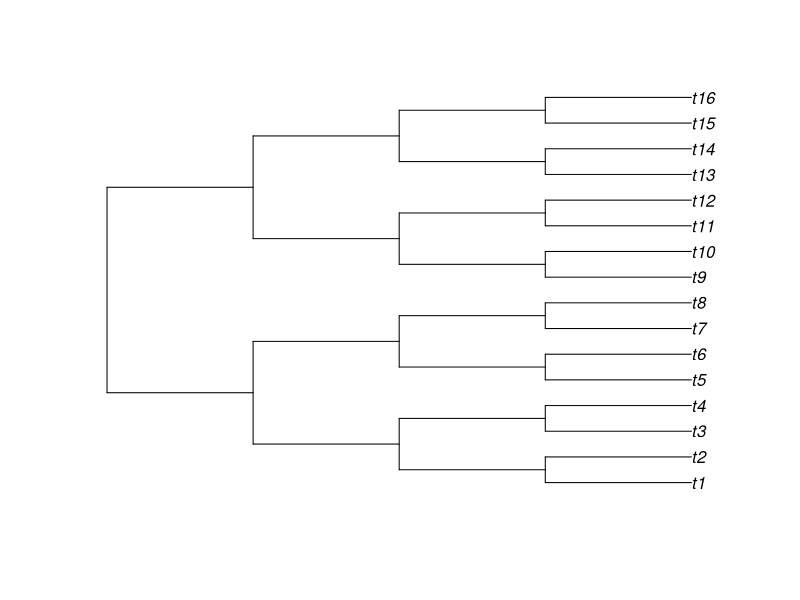

Recreate this plot in R. (Note: this script raises an error after producing the figure.)
library(phytools)
library(phangorn)
library(nlme)
library(ggplot2)
library(gridExtra)

# explores the power of various comparative approaches to find correlations under some awkward conditions
# (i) the variables x and y are not well-behaved: x is binary and y discrete, and the rate of decrease of y depends on x
# (ii) x is not observed perfectly: p01 is the probability of seeing a 1 when x=0 and p10 the probability of seeing a 0 when x=1
#      [note for things like parasitism I think p01=0]
# x starts at 0 and has some probability of irreversibly changing to 1 at each step on the tree
# model.correlated determines whether y does depend on x or not; 10 samples are run for each case
# other variables are tree size and average number of x transitions

# initialise results frame and experiment counter
pvals = obs.stats = data.frame()
expt = 0

# loop over tree sizes
for(tree.size in 2**c(4, 5, 6)) {
  # create balanced tree with 2^n nodes
  my.tree = stree(tree.size, "balanced")
  my.tree$node.label = as.character(1:my.tree$Nnode)
  tree.labels = c(my.tree$tip.label, my.tree$node.label)
  my.tree$edge.length = rep(1, nrow(my.tree$edge))
  plot(my.tree)

  for(mean.events in c(2, 4, 8)) {              # average number of predictor 0->1 transitions
    for(model.correlated in c(0,5,10,20)) {     # strength of predictor-response effect
      for(p01 in c(0)) {                        # false positive observation rate (0 for us)
        for(p10 in c(0,0.1,0.25,0.5)) {         # false negative observation rate
          cat(paste(c(tree.size, mean.events, model.correlated, p01, p10, "\n"), collapse=" "))
          for(this.expt in 1:20) {
            expt = expt+1
            # get root reference, and add it to a "to-do" list for simulating traits
            my.root = getRoot(my.tree)
            to.do = c(my.root)
            # initialise state list
            df = data.frame(ref=my.root, label=tree.labels[my.root], x=0, y=100)
            # while we still have vertices to simulate
            while(length(to.do) > 0) {
              # initialise a new to-do list for next iteration
              new.to.do = c()
              # loop through current to-do list
              for(i in to.do) {
                # get state of this vertex
                x = df$x[df$ref == i]
                y = df$y[df$ref == i]
                # loop over its children
                for(j in Children(my.tree, i)) {
                  # switch x state with some probability
                  if(runif(1) < mean.events/tree.size | x == 1) { new.x = 1 } else { new.x = 0 }
                  
                  # reduce y state by an x-dependent amount
                  if(new.x == 1) { dy = round(runif(1, min=-5-model.correlated, max=-model.correlated)) } 
                  else { dy = round(runif(1, min=-5, max=0)) } 
                  new.y = y + dy
                
                  # add this child to to state list, and to next iteration's to-do
                  df = rbind(df, data.frame(ref=j, label=tree.labels[j], x=new.x, y=new.y))
                  new.to.do = c(new.to.do, j)
                }
              }
              # update to-do list
              to.do = new.to.do
            }

            # let's use obs.x to model our understanding of the predictor variable
            # this imposes false-positive and false-negative observation probabilities
            df$obs.x = df$x
            obs.0 = which(df$obs.x == 0)
            obs.1 = which(df$obs.x == 1)
            obs.01 = sample(obs.0, p01*length(obs.0))
            obs.10 = sample(obs.1, p10*length(obs.1))
            df$obs.x[obs.01] = 1
            df$obs.x[obs.10] = 0

            # pull just the tip observations from the tree
            tip.df = df[df$ref <= length(my.tree$tip.label),]
            tip.df$y[tip.df$y < 0] = 0

            # record observation stats (how many real/observed positives/negatives)
            obs.stats = rbind(obs.stats, data.frame(expt=expt, true0=length(which(tip.df$x == 0)),
                                                    true1=length(which(tip.df$x == 1)),
                                                    obs0=length(which(tip.df$obs.x == 0)),
                                                    obs1=length(which(tip.df$obs.x == 1))))
            
            # plot if desired
            #g.1 = ggplot(df, aes(x=factor(obs.x), y=y)) + geom_jitter(width=0.25) + geom_boxplot(alpha = 0.2)
            #g.2 = ggplot(tip.df, aes(x=factor(obs.x), y=y)) + geom_jitter(width=0.25) + geom_boxplot(alpha = 0.2)
            #grid.arrange(g.1, g.2, nrow=1)

            ####### basic, naive correlation
            basic.test = cor.test(tip.df$obs.x, tip.df$y)
            basic.pval = basic.test$p.value

            if(all(tip.df$obs.x == 0) | all(tip.df$obs.x == 1) | all(tip.df$y == 0) |
               (length(which(tip.df$y[tip.df$obs.x==1] > 0)) < 2) |
               (length(which(tip.df$y[tip.df$obs.x==0] > 0)) < 2)) { 
              pgls.pval =  pglm.pval  = NA
            } else {
            ####### PGLS under a Brownian model for correlations
            my.correlation = corBrownian(phy=my.tree, form=~label)
          
              pgls.mod = gls(y~obs.x, correlation=my.correlation, data=tip.df, method="ML", na.action=na.omit)
              gls.mod = gls(y~obs.x, data=tip.df, method="ML", na.action=na.omit)
              pgls.coef = coef(pgls.mod)[2]
              pgls.pval = anova(pgls.mod)$'p-value'[2]
              pgls.pval
          
            ####### PGLM with branch lengths
              rownames(tip.df) = tip.df$label
              pglm = phyloglm(y~obs.x, tip.df, my.tree, method="poisson_GEE")
              pglm.coef = summary(pglm)$coefficients[2,1]
              pglm.pval = summary(pglm)$coefficients[2,4]
              
              plm = phylolm(y~obs.x, tip.df, my.tree, model="BM")
              plm.coef = summary(plm)$coefficients[2,1]
              plm.pval = summary(plm)$coefficients[2,4]
            }
            
            ####### a non-parametric approach summarising response differences between close relatives (sisters, cousins, etc) with different predictor values

            #### this code labels each node in the tree with a trait value and a gene count
            # this proceeds as follows:
            # 1. label all nodes, and node descendants, from our positives list with positive values
            # 2. go back up the tree labelling positive any parents with all positive children
            # 3. label all tips with their gene counts
            # 4. go back up the tree, labelling parent nodes with the average of their childrens' gene counts

            # 1.
            # set all nodes in the tree to negative value of trait by default
            tree.vals = rep(0, length(tree.labels))

            #cat("------- Painting nodes and descendants...\n  ")

            positives.list = tip.df$label[tip.df$obs.x == 1]
            if(length(positives.list) == 0) {
              wilcox.pval = NA
              boot.pval = NA
            } else {
              # go through list of positives, painting positive trait values onto the tree
              for(i in 1:length(positives.list)) {
                name = tolower(positives.list[i])
                if(name != "") {
                  # find nodes with this positive label
                  tree.refs = which(tree.labels == name)
                  for(tree.ref in tree.refs) {
                    # set this node's trait value to positive
                    tree.vals[tree.ref] = 1
                    #cat(tree.labels[tree.ref])
                    #cat("\n")
                    # set descendant nodes' trait values to positive
                    descendant.refs = getDescendants(my.tree, tree.ref)
                    #cat(paste(c("    ", tree.labels[descendant.refs]), collapse=", "))
                    #cat("\n  ")
                    tree.vals[descendant.refs] = 1
                  }
                }
              }

              #cat("\n------- Painting ancestors...\n  ")

              # 2.
              # this goes back up the tree, painting a positive value on any parent node will all positive descendants
              # ideally this shouldn't be necessary, but there are instances where all species are labelled positive without their clade being positive
              # this snippet is very inefficient and can be sped up several ways
              change = T
              # while we're still not converged
              while(change == T) {
                change = F
                # loop through all nodes
                for(tree.ref in 1:length(tree.labels)) {
                  if(tree.vals[tree.ref] == 0) {
                    # if this node is negative, check to see if its descendants are all positive
                    descendant.refs = getDescendants(my.tree, tree.ref)
                    if(all(tree.vals[descendant.refs] == 1)) {
                      # if so, make the parent positive
                      #cat(tree.labels[tree.ref])
                      #cat("\n  ")
                      tree.vals[tree.ref] = 1
                      change = T
                    }
                  }
                }
              }

              # 3.
              # now get response variable for tips
              tree.y = rep(-999, length(tree.labels))
              # loop through tips
              for(tip.ref in 1:length(my.tree$tip.label)) {
                # grab barcode entry corresponding to this node's label
                tree.y[tip.ref] = df$y[df$label == my.tree$tip.label[tip.ref]]
              }

              # 4.
              # now move back up the tree, labelling parent nodes with the average of their childrens' gene count
              change = T
              # while we're not converged
              while(change == T) {
                change = F
                # go through nodes
                for(tree.ref in 1:length(tree.labels)) {
                  if(tree.y[tree.ref] == -999) {
                    # this node hasn't got a count label yet, so if its children all have one, use their mean
                    descendant.refs = Children(my.tree, tree.ref)
                    if(all(tree.y[descendant.refs] != -999)) {
                      tree.y[tree.ref] = mean(tree.y[descendant.refs])
                      change = T
                    }
                  }
                }
              }


              #### now we can find pairs of sibling nodes whose trait value differs

              #cat("\n------- Identifying sibling pairs...\n  ")

              sort.df = df[order(df$ref),]

              # initialise a dataframe and "done" marker 
              pairs = data.frame(ego=NULL,myval=NULL,theirval=NULL,mycount=NULL,theircount=NULL)
              included = rep(0, length(tree.labels))

              # loop through all nodes
              for(tree.ref in 1:length(tree.labels)) {
                # get this node's set of siblings (including self)
                siblings = Siblings(my.tree, tree.ref, include.self=T)
  
                # sets of siblings with opposite trait value and with same trait value
                opposites = which(sort.df$obs.x[siblings] != sort.df$obs.x[tree.ref])
                sames = which(sort.df$obs.x[siblings] == sort.df$obs.x[tree.ref])
  
                # if we have elements in both sets, which include no nodes that have yet been considered
                if(length(opposites) > 0 & all(included[siblings[sames]] == 0) & all(included[siblings[opposites]] == 0)) {
                  # add the pair of the sets' mean gene counts to our list of comparisons
                  #cat(paste(c("{", paste(c(tree.labels[siblings[sames]]), collapse=", "), "} vs {", paste(c(tree.labels[siblings[opposites]]), collapse=", ")  , 
                  #            "}\n     ==> {",  
                  #            c(sort.df$y[siblings[sames]]), " } vs {", c(sort.df$y[siblings[opposites]]), "}"), collapse=" "))
                  #cat("\n  ")
                  pairs = rbind(pairs, data.frame(ego=tree.ref, 
                                                  myval=mean(sort.df$obs.x[siblings[sames]]), theirval=mean(sort.df$obs.x[siblings[opposites]]), 
                                                  mycount=mean(sort.df$y[siblings[sames]]), theircount=mean(sort.df$y[siblings[opposites]])))
                  # note that we've included all these siblings.
                  # is this fair?
                  included[siblings] = 1
                }
              }

              #cat("\n------- Tests...\n  ")

              # organise dataframe so that we're looking at (without trait)-(with trait) differences
              pairs$diff = NULL
              if(nrow(pairs) == 0) { 
                wilcox.pval = boot.pval = NA
              } else {
                for(i in 1:nrow(pairs)) {
                  if(pairs$myval[i] == 1) {
                    pairs$diff[i] = pairs$mycount[i]-pairs$theircount[i]
                  } else {
                    pairs$diff[i] = pairs$theircount[i]-pairs$mycount[i]
                  }
                }
                
                #cat(paste(c(length(pairs$diff), " pair comparisons\n(Positive-negative):\n  Mean ", mean(pairs$diff), "\n  SD ", sd(pairs$diff)), collapse=""))

                wilcox = wilcox.test(pairs$diff)
                wilcox.pval = wilcox$p.value

                # bootstrap for mean difference
                means = NULL
                nboot = 10000
                for(boot in 1:nboot) {
                  booted = sample(pairs$diff, length(pairs$diff), replace=T)
                  means = c(means, mean(booted))
                }
                if(mean(pairs$diff) > 0) { samples = sum(means < 0)/nboot } else { samples = sum(means > 0)/nboot }
                #cat(paste(c("Boot samples past zero = ", samples, " of ", nboot, "\n"), collapse=""))
                boot.pval = samples
                if(boot.pval == 0) { boot.pval = 1/nboot }
              }
            }

            # store p-values in a data frame
            pvals = rbind(pvals, data.frame(tree.size=tree.size, model.correlated=model.correlated, mean.events=mean.events, 
                                p01=p01, p10=p10, expt=expt, basic.pval=basic.pval, pgls.pval=pgls.pval, pglm.pval=pglm.pval, 
                                plm.pval=plm.pval, wilcox.pval=wilcox.pval, boot.pval=boot.pval))
          }
        }
      }
    }
  }
}

# for plotting, produce a label describing the observation noise for each reading
pvals$noise.label = ""
for(i in 1:nrow(pvals)) {
  #pvals$noise.label[i] = paste(c(pvals$p01[i], pvals$p10[i]), collapse=" ")
  pvals$noise.label[i] = paste(c(pvals$p10[i]), collapse=" ")
}

# plot annotation data frame
label.text = data.frame(label=c("FP","TN","TP","FN"), x=c(1,1, 2.1,2.1)-0.4, y=c(1,-1,1,-1))

# PGLS results
g.1 = ggplot(pvals[pvals$p01==0,], aes(x=factor(model.correlated), y=log10(-log10(pgls.pval)), color=noise.label)) + 
  geom_boxplot() + geom_hline(yintercept=log10(-log10(0.05)), color="#888888")+ 
  geom_vline(xintercept=1.5, color="#888888")+
  geom_text(data=label.text,aes(x=x,y=y,label=label),color="#888888",size=3) +
  facet_grid(mean.events~tree.size) + 
  theme_light() + xlab("True effect") + ylab("log(-log(p)) PGLS") + labs(color="Obs error")

# naive correlation results
g.2 = ggplot(pvals[pvals$p01==0,], aes(x=factor(model.correlated), y=log10(-log10(basic.pval)), color=noise.label)) + 
  geom_boxplot() + geom_hline(yintercept=log10(-log10(0.05)), color="#888888")+ 
  geom_vline(xintercept=1.5, color="#888888")+
  geom_text(data=label.text,aes(x=x,y=y,label=label),color="#888888",size=3) +
  facet_grid(mean.events~tree.size) +
  theme_light() + xlab("True effect") + ylab("log(-log(p)) naive") + labs(color="Obs error")

# relative comparison via Wilcoxon
g.3 = ggplot(pvals[pvals$p01==0,], aes(x=factor(model.correlated), y=log10(-log10(wilcox.pval)), color=noise.label)) + 
  geom_boxplot() + geom_hline(yintercept=log10(-log10(0.05)), color="#888888")+ 
  geom_vline(xintercept=1.5, color="#888888")+
  geom_text(data=label.text,aes(x=x,y=y,label=label),color="#888888",size=3) +
  facet_grid(mean.events~tree.size) + 
  theme_light() + xlab("True effect") + ylab("log(-log(p)) relatives-Wilcoxon") + labs(color="Obs error")

# relative comparison via bootstrap
g.4 = ggplot(pvals[pvals$p01==0,], aes(x=factor(model.correlated), y=log10(-log10(boot.pval)), color=noise.label)) + 
  geom_boxplot() + geom_hline(yintercept=log10(-log10(0.05)), color="#888888")+ 
  geom_vline(xintercept=1.5, color="#888888")+
  geom_text(data=label.text,aes(x=x,y=y,label=label),color="#888888",size=3) +
  facet_grid(mean.events~tree.size) + 
  theme_light() + xlab("True effect") + ylab("log(-log(p)) relatives-bootstrap") + labs(color="Obs error")

# PGLM
g.5 = ggplot(pvals[pvals$p01==0,], aes(x=factor(model.correlated), y=log10(-log10(pglm.pval)), color=noise.label)) + 
  geom_boxplot() + geom_hline(yintercept=log10(-log10(0.05)), color="#888888")+ 
  geom_vline(xintercept=1.5, color="#888888")+
  geom_text(data=label.text,aes(x=x,y=y,label=label),color="#888888",size=3) +
  facet_grid(mean.events~tree.size) + 
  theme_light() + xlab("True effect") + ylab("log(-log(p)) PGLM") + labs(color="Obs error")

# PLM
g.6 = ggplot(pvals[pvals$p01==0,], aes(x=factor(model.correlated), y=log10(-log10(plm.pval)), color=noise.label)) + 
  geom_boxplot() + geom_hline(yintercept=log10(-log10(0.05)), color="#888888")+ 
  geom_vline(xintercept=1.5, color="#888888")+
  geom_text(data=label.text,aes(x=x,y=y,label=label),color="#888888",size=3) +
  facet_grid(mean.events~tree.size) + 
  theme_light() + xlab("True effect") + ylab("log(-log(p)) PLM") + labs(color="Obs error")

# plot all together
grid.arrange(g.1, g.6, g.3, g.4, g.5, g.2, nrow=3)

sf = 2
png("method-comparison.png", width=1000*sf, height=1000*sf, res=72*sf)
grid.arrange(g.1, g.6, g.3, g.4, g.5, g.2, nrow=3)
dev.off()

# summarise info on observation statistics
obs.stats$mean.events = pvals$mean.events
obs.stats$tree.size = pvals$tree.size

ggplot(obs.stats, aes(x = mean.events, y=obs1/(obs0+obs1))) + geom_violin() + facet_grid(mean.events ~ tree.size)

png("method-comparison-obs.png", width=600, height=600)
ggplot(obs.stats, aes(x = mean.events, y=obs1/(obs0+obs1))) + geom_violin() + facet_grid(mean.events ~ tree.size)
dev.off()
